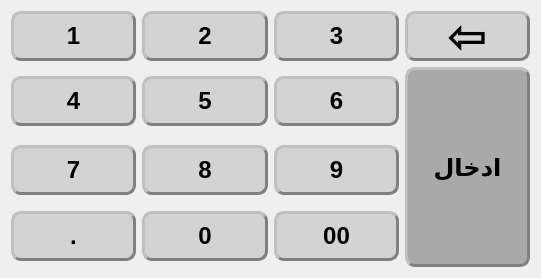
  <widget class="QWidget" name="layoutWidget">
   <property name="geometry">
    <rect>
     <x>60</x>
     <y>340</y>
     <width>541</width>
     <height>272</height>
    </rect>
   </property>
   <layout class="QGridLayout" name="gridLayout">
    <item row="0" column="0">
     <widget class="QPushButton" name="pushButton_28">
      <property name="minimumSize">
       <size>
        <width>84</width>
        <height>50</height>
       </size>
      </property>
      <property name="font">
       <font>
        <pointsize>18</pointsize>
        <weight>75</weight>
        <bold>true</bold>
        <strikeout>false</strikeout>
       </font>
      </property>
      <property name="styleSheet">
       <string notr="true">
QPushButton{
                                        background-color:LightGray;
                                        border-style: outset;
                                        border-width: 3px;
                                        border-radius: 10px;
                                        border-color: Gray;
                                        min-width: 6em;
                    color:black;
                                        }
                                        QPushButton:hover {
                                        background: qradialgradient(
                                        cx: 0.3, cy: -0.4, fx: 0.3, fy: -0.4,
                                        radius: 1.35, stop: 0 #fff, stop: 1 #bbb
                                        );
                                        }
                                        QPushButton:pressed {
                                        border-style: inset;
                                        background: qradialgradient(
                                        cx: 0.4, cy: -0.1, fx: 0.4, fy: -0.1,
                                        radius: 1.35, stop: 0 #fff, stop: 1 #ddd
                                        );
                                        }
                                    </string>
      </property>
      <property name="text">
       <string>1</string>
      </property>
     </widget>
    </item>
    <item row="0" column="1">
     <widget class="QPushButton" name="pushButton_29">
      <property name="minimumSize">
       <size>
        <width>84</width>
        <height>50</height>
       </size>
      </property>
      <property name="font">
       <font>
        <pointsize>18</pointsize>
        <weight>75</weight>
        <bold>true</bold>
        <strikeout>false</strikeout>
       </font>
      </property>
      <property name="styleSheet">
       <string notr="true">
QPushButton{
                                        background-color:LightGray;
                                        border-style: outset;
                                        border-width: 3px;
                                        border-radius: 10px;
                                        border-color: Gray;
                                        min-width: 6em;
                    color:black;
                                        }
                                        QPushButton:hover {
                                        background: qradialgradient(
                                        cx: 0.3, cy: -0.4, fx: 0.3, fy: -0.4,
                                        radius: 1.35, stop: 0 #fff, stop: 1 #bbb
                                        );
                                        }
                                        QPushButton:pressed {
                                        border-style: inset;
                                        background: qradialgradient(
                                        cx: 0.4, cy: -0.1, fx: 0.4, fy: -0.1,
                                        radius: 1.35, stop: 0 #fff, stop: 1 #ddd
                                        );
                                        }
                                    </string>
      </property>
      <property name="text">
       <string>2</string>
      </property>
     </widget>
    </item>
    <item row="0" column="2">
     <widget class="QPushButton" name="pushButton_30">
      <property name="minimumSize">
       <size>
        <width>84</width>
        <height>50</height>
       </size>
      </property>
      <property name="font">
       <font>
        <pointsize>18</pointsize>
        <weight>75</weight>
        <bold>true</bold>
        <strikeout>false</strikeout>
       </font>
      </property>
      <property name="styleSheet">
       <string notr="true">
QPushButton{
                                        background-color:LightGray;
                                        border-style: outset;
                                        border-width: 3px;
                                        border-radius: 10px;
                                        border-color: Gray;
                                        min-width: 6em;
                    color:black;
                                        }
                                        QPushButton:hover {
                                        background: qradialgradient(
                                        cx: 0.3, cy: -0.4, fx: 0.3, fy: -0.4,
                                        radius: 1.35, stop: 0 #fff, stop: 1 #bbb
                                        );
                                        }
                                        QPushButton:pressed {
                                        border-style: inset;
                                        background: qradialgradient(
                                        cx: 0.4, cy: -0.1, fx: 0.4, fy: -0.1,
                                        radius: 1.35, stop: 0 #fff, stop: 1 #ddd
                                        );
                                        }
                                    </string>
      </property>
      <property name="text">
       <string>3</string>
      </property>
     </widget>
    </item>
    <item row="0" column="3">
     <widget class="QPushButton" name="pushButton_31">
      <property name="minimumSize">
       <size>
        <width>84</width>
        <height>50</height>
       </size>
      </property>
      <property name="font">
       <font>
        <pointsize>36</pointsize>
        <weight>75</weight>
        <bold>true</bold>
        <strikeout>false</strikeout>
       </font>
      </property>
      <property name="styleSheet">
       <string notr="true">
QPushButton{
                                        background-color:LightGray;
                                        border-style: outset;
                                        border-width: 3px;
                                        border-radius: 10px;
                                        border-color: Gray;
                                        min-width: 6em;
                    color:black;
                                        }
                                        QPushButton:hover {
                                        background: qradialgradient(
                                        cx: 0.3, cy: -0.4, fx: 0.3, fy: -0.4,
                                        radius: 1.35, stop: 0 #fff, stop: 1 #bbb
                                        );
                                        }
                                        QPushButton:pressed {
                                        border-style: inset;
                                        background: qradialgradient(
                                        cx: 0.4, cy: -0.1, fx: 0.4, fy: -0.1,
                                        radius: 1.35, stop: 0 #fff, stop: 1 #ddd
                                        );
                                        }
                                    </string>
      </property>
      <property name="text">
       <string>⇦</string>
      </property>
     </widget>
    </item>
    <item row="1" column="0">
     <widget class="QPushButton" name="pushButton_33">
      <property name="minimumSize">
       <size>
        <width>84</width>
        <height>50</height>
       </size>
      </property>
      <property name="font">
       <font>
        <pointsize>18</pointsize>
        <weight>75</weight>
        <bold>true</bold>
        <strikeout>false</strikeout>
       </font>
      </property>
      <property name="styleSheet">
       <string notr="true">
QPushButton{
                                        background-color:LightGray;
                                        border-style: outset;
                                        border-width: 3px;
                                        border-radius: 10px;
                                        border-color: Gray;
                                        min-width: 6em;
                    color:black;
                                        }
                                        QPushButton:hover {
                                        background: qradialgradient(
                                        cx: 0.3, cy: -0.4, fx: 0.3, fy: -0.4,
                                        radius: 1.35, stop: 0 #fff, stop: 1 #bbb
                                        );
                                        }
                                        QPushButton:pressed {
                                        border-style: inset;
                                        background: qradialgradient(
                                        cx: 0.4, cy: -0.1, fx: 0.4, fy: -0.1,
                                        radius: 1.35, stop: 0 #fff, stop: 1 #ddd
                                        );
                                        }
                                    </string>
      </property>
      <property name="text">
       <string>4</string>
      </property>
     </widget>
    </item>
    <item row="1" column="1">
     <widget class="QPushButton" name="pushButton_34">
      <property name="minimumSize">
       <size>
        <width>84</width>
        <height>50</height>
       </size>
      </property>
      <property name="font">
       <font>
        <pointsize>18</pointsize>
        <weight>75</weight>
        <bold>true</bold>
        <strikeout>false</strikeout>
       </font>
      </property>
      <property name="styleSheet">
       <string notr="true">
QPushButton{
                                        background-color:LightGray;
                                        border-style: outset;
                                        border-width: 3px;
                                        border-radius: 10px;
                                        border-color: Gray;
                                        min-width: 6em;
                    color:black;
                                        }
                                        QPushButton:hover {
                                        background: qradialgradient(
                                        cx: 0.3, cy: -0.4, fx: 0.3, fy: -0.4,
                                        radius: 1.35, stop: 0 #fff, stop: 1 #bbb
                                        );
                                        }
                                        QPushButton:pressed {
                                        border-style: inset;
                                        background: qradialgradient(
                                        cx: 0.4, cy: -0.1, fx: 0.4, fy: -0.1,
                                        radius: 1.35, stop: 0 #fff, stop: 1 #ddd
                                        );
                                        }
                                    </string>
      </property>
      <property name="text">
       <string>5</string>
      </property>
     </widget>
    </item>
    <item row="1" column="2">
     <widget class="QPushButton" name="pushButton_32">
      <property name="minimumSize">
       <size>
        <width>84</width>
        <height>50</height>
       </size>
      </property>
      <property name="font">
       <font>
        <pointsize>18</pointsize>
        <weight>75</weight>
        <bold>true</bold>
        <strikeout>false</strikeout>
       </font>
      </property>
      <property name="styleSheet">
       <string notr="true">
QPushButton{
                                        background-color:LightGray;
                                        border-style: outset;
                                        border-width: 3px;
                                        border-radius: 10px;
                                        border-color: Gray;
                                        min-width: 6em;
                    color:black;
                                        }
                                        QPushButton:hover {
                                        background: qradialgradient(
                                        cx: 0.3, cy: -0.4, fx: 0.3, fy: -0.4,
                                        radius: 1.35, stop: 0 #fff, stop: 1 #bbb
                                        );
                                        }
                                        QPushButton:pressed {
                                        border-style: inset;
                                        background: qradialgradient(
                                        cx: 0.4, cy: -0.1, fx: 0.4, fy: -0.1,
                                        radius: 1.35, stop: 0 #fff, stop: 1 #ddd
                                        );
                                        }
                                    </string>
      </property>
      <property name="text">
       <string>6</string>
      </property>
     </widget>
    </item>
    <item row="1" column="3" rowspan="3">
     <widget class="QPushButton" name="btn_login">
      <property name="minimumSize">
       <size>
        <width>84</width>
        <height>200</height>
       </size>
      </property>
      <property name="font">
       <font>
        <pointsize>18</pointsize>
        <weight>75</weight>
        <bold>true</bold>
        <strikeout>false</strikeout>
       </font>
      </property>
      <property name="styleSheet">
       <string notr="true">
QPushButton{
                                        background-color:DarkGray;
                                        border-style: outset;
                                        border-width: 3px;
                                        border-radius: 10px;
                                        border-color: Gray;
                                        min-width: 6em;
                    color:black;
                                        }
                                        QPushButton:hover {
                                        background: qradialgradient(
                                        cx: 0.3, cy: -0.4, fx: 0.3, fy: -0.4,
                                        radius: 1.35, stop: 0 #fff, stop: 1 #bbb
                                        );
                                        }
                                        QPushButton:pressed {
                                        border-style: inset;
                                        background: qradialgradient(
                                        cx: 0.4, cy: -0.1, fx: 0.4, fy: -0.1,
                                        radius: 1.35, stop: 0 #fff, stop: 1 #ddd
                                        );
                                        }
                                    </string>
      </property>
      <property name="text">
       <string>ادخال</string>
      </property>
     </widget>
    </item>
    <item row="2" column="0">
     <widget class="QPushButton" name="pushButton_37">
      <property name="minimumSize">
       <size>
        <width>84</width>
        <height>50</height>
       </size>
      </property>
      <property name="font">
       <font>
        <pointsize>18</pointsize>
        <weight>75</weight>
        <bold>true</bold>
        <strikeout>false</strikeout>
       </font>
      </property>
      <property name="styleSheet">
       <string notr="true">
QPushButton{
                                        background-color:LightGray;
                                        border-style: outset;
                                        border-width: 3px;
                                        border-radius: 10px;
                                        border-color: Gray;
                                        min-width: 6em;
                    color:black;
                                        }
                                        QPushButton:hover {
                                        background: qradialgradient(
                                        cx: 0.3, cy: -0.4, fx: 0.3, fy: -0.4,
                                        radius: 1.35, stop: 0 #fff, stop: 1 #bbb
                                        );
                                        }
                                        QPushButton:pressed {
                                        border-style: inset;
                                        background: qradialgradient(
                                        cx: 0.4, cy: -0.1, fx: 0.4, fy: -0.1,
                                        radius: 1.35, stop: 0 #fff, stop: 1 #ddd
                                        );
                                        }
                                    </string>
      </property>
      <property name="text">
       <string>7</string>
      </property>
     </widget>
    </item>
    <item row="2" column="1">
     <widget class="QPushButton" name="pushButton_38">
      <property name="minimumSize">
       <size>
        <width>84</width>
        <height>50</height>
       </size>
      </property>
      <property name="font">
       <font>
        <pointsize>18</pointsize>
        <weight>75</weight>
        <bold>true</bold>
        <strikeout>false</strikeout>
       </font>
      </property>
      <property name="styleSheet">
       <string notr="true">
QPushButton{
                                        background-color:LightGray;
                                        border-style: outset;
                                        border-width: 3px;
                                        border-radius: 10px;
                                        border-color: Gray;
                                        min-width: 6em;
                    color:black;
                                        }
                                        QPushButton:hover {
                                        background: qradialgradient(
                                        cx: 0.3, cy: -0.4, fx: 0.3, fy: -0.4,
                                        radius: 1.35, stop: 0 #fff, stop: 1 #bbb
                                        );
                                        }
                                        QPushButton:pressed {
                                        border-style: inset;
                                        background: qradialgradient(
                                        cx: 0.4, cy: -0.1, fx: 0.4, fy: -0.1,
                                        radius: 1.35, stop: 0 #fff, stop: 1 #ddd
                                        );
                                        }
                                    </string>
      </property>
      <property name="text">
       <string>8</string>
      </property>
     </widget>
    </item>
    <item row="2" column="2">
     <widget class="QPushButton" name="pushButton_36">
      <property name="minimumSize">
       <size>
        <width>84</width>
        <height>50</height>
       </size>
      </property>
      <property name="font">
       <font>
        <pointsize>18</pointsize>
        <weight>75</weight>
        <bold>true</bold>
        <strikeout>false</strikeout>
       </font>
      </property>
      <property name="styleSheet">
       <string notr="true">
QPushButton{
                                        background-color:LightGray;
                                        border-style: outset;
                                        border-width: 3px;
                                        border-radius: 10px;
                                        border-color: Gray;
                                        min-width: 6em;
                    color:black;
                                        }
                                        QPushButton:hover {
                                        background: qradialgradient(
                                        cx: 0.3, cy: -0.4, fx: 0.3, fy: -0.4,
                                        radius: 1.35, stop: 0 #fff, stop: 1 #bbb
                                        );
                                        }
                                        QPushButton:pressed {
                                        border-style: inset;
                                        background: qradialgradient(
                                        cx: 0.4, cy: -0.1, fx: 0.4, fy: -0.1,
                                        radius: 1.35, stop: 0 #fff, stop: 1 #ddd
                                        );
                                        }
                                    </string>
      </property>
      <property name="text">
       <string>9</string>
      </property>
     </widget>
    </item>
    <item row="3" column="0">
     <widget class="QPushButton" name="pushButton_41">
      <property name="minimumSize">
       <size>
        <width>84</width>
        <height>50</height>
       </size>
      </property>
      <property name="font">
       <font>
        <pointsize>18</pointsize>
        <weight>75</weight>
        <bold>true</bold>
        <strikeout>false</strikeout>
       </font>
      </property>
      <property name="styleSheet">
       <string notr="true">
QPushButton{
                                        background-color:LightGray;
                                        border-style: outset;
                                        border-width: 3px;
                                        border-radius: 10px;
                                        border-color: Gray;
                                        min-width: 6em;
                    color:black;
                                        }
                                        QPushButton:hover {
                                        background: qradialgradient(
                                        cx: 0.3, cy: -0.4, fx: 0.3, fy: -0.4,
                                        radius: 1.35, stop: 0 #fff, stop: 1 #bbb
                                        );
                                        }
                                        QPushButton:pressed {
                                        border-style: inset;
                                        background: qradialgradient(
                                        cx: 0.4, cy: -0.1, fx: 0.4, fy: -0.1,
                                        radius: 1.35, stop: 0 #fff, stop: 1 #ddd
                                        );
                                        }
                                    </string>
      </property>
      <property name="text">
       <string>.</string>
      </property>
     </widget>
    </item>
    <item row="3" column="1">
     <widget class="QPushButton" name="pushButton_42">
      <property name="minimumSize">
       <size>
        <width>84</width>
        <height>50</height>
       </size>
      </property>
      <property name="font">
       <font>
        <pointsize>18</pointsize>
        <weight>75</weight>
        <bold>true</bold>
        <strikeout>false</strikeout>
       </font>
      </property>
      <property name="styleSheet">
       <string notr="true">
QPushButton{
                                        background-color:LightGray;
                                        border-style: outset;
                                        border-width: 3px;
                                        border-radius: 10px;
                                        border-color: Gray;
                                        min-width: 6em;
                    color:black;
                                        }
                                        QPushButton:hover {
                                        background: qradialgradient(
                                        cx: 0.3, cy: -0.4, fx: 0.3, fy: -0.4,
                                        radius: 1.35, stop: 0 #fff, stop: 1 #bbb
                                        );
                                        }
                                        QPushButton:pressed {
                                        border-style: inset;
                                        background: qradialgradient(
                                        cx: 0.4, cy: -0.1, fx: 0.4, fy: -0.1,
                                        radius: 1.35, stop: 0 #fff, stop: 1 #ddd
                                        );
                                        }
                                    </string>
      </property>
      <property name="text">
       <string>0</string>
      </property>
     </widget>
    </item>
    <item row="3" column="2">
     <widget class="QPushButton" name="pushButton_40">
      <property name="minimumSize">
       <size>
        <width>84</width>
        <height>50</height>
       </size>
      </property>
      <property name="font">
       <font>
        <pointsize>18</pointsize>
        <weight>75</weight>
        <bold>true</bold>
        <strikeout>false</strikeout>
       </font>
      </property>
      <property name="styleSheet">
       <string notr="true">
QPushButton{
                                        background-color:LightGray;
                                        border-style: outset;
                                        border-width: 3px;
                                        border-radius: 10px;
                                        border-color: Gray;
                                        min-width: 6em;
                    color:black;
                                        }
                                        QPushButton:hover {
                                        background: qradialgradient(
                                        cx: 0.3, cy: -0.4, fx: 0.3, fy: -0.4,
                                        radius: 1.35, stop: 0 #fff, stop: 1 #bbb
                                        );
                                        }
                                        QPushButton:pressed {
                                        border-style: inset;
                                        background: qradialgradient(
                                        cx: 0.4, cy: -0.1, fx: 0.4, fy: -0.1,
                                        radius: 1.35, stop: 0 #fff, stop: 1 #ddd
                                        );
                                        }
                                    </string>
      </property>
      <property name="text">
       <string>00</string>
      </property>
     </widget>
    </item>
   </layout>
  </widget>
